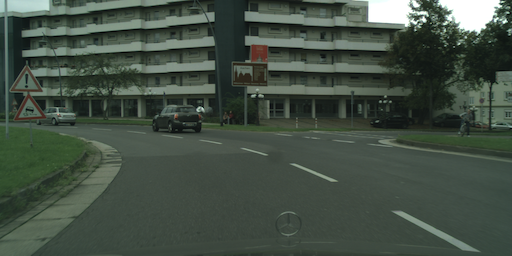
#> input picture Lectures/ext-figures/aachen_img.png, 512 x 256 px
$ jupyter execute --allow-errors 06-ShapeAnalysis.ipynb   (shell and % lines are left out)
#> lines starting #> are read from the running program, lines starting #| are printed output that depends on the picture; after the words box and inside, x2 and y2 are one past the last pixel; in counts of white or black regions, pixels touching at a corner belong together
# ETHZ: 227-0966-00L
# Quantitative Big Imaging
# March 29, 2018

## Shape Analysis

[cell 1]
import seaborn as sns
import matplotlib.pyplot as plt
plt.rcParams["figure.figsize"] = (8, 8)
plt.rcParams["figure.dpi"] = 150
plt.rcParams["font.size"] = 14
plt.rcParams['font.family'] = ['sans-serif']
plt.rcParams['font.sans-serif'] = ['DejaVu Sans']
plt.style.use('ggplot')
sns.set_style("whitegrid", {'axes.grid': False})

# Literature / Useful References

- Jean Claude, Morphometry with R
- [Online](http://link.springer.com/book/10.1007%2F978-0-387-77789-4) through ETHZ
- [Buy it](http://www.amazon.com/Morphometrics-R-Use-Julien-Claude/dp/038777789X)
- John C. Russ, “The Image Processing Handbook”,(Boca Raton, CRC Press)
- Available [online](http://dx.doi.org/10.1201/9780203881095) within domain ethz.ch (or proxy.ethz.ch / public VPN)
- Principal Component Analysis
 - Venables, W. N. and B. D. Ripley (2002). Modern Applied Statistics with S, Springer-Verlag
- Shape Tensors
 - http://www.cs.utah.edu/~gk/papers/vissym04/
 - Doube, M.,et al. (2010). BoneJ: Free and extensible bone image analysis in ImageJ. Bone, 47, 1076–9. doi:10.1016/j.bone.2010.08.023
 - Mader, K. , et al. (2013). A quantitative framework for the 3D characterization of the osteocyte lacunar system. Bone, 57(1), 142–154. doi:10.1016/j.bone.2013.06.026

 - Wilhelm Burger, Mark Burge. Principles of Digital Image Processing:
  Core Algorithms. Springer-Verlag, London, 2009.
 -  B. Jähne. Digital Image Processing. Springer-Verlag,
           Berlin-Heidelberg, 6. edition, 2005.
 -  T. H. Reiss. Recognizing Planar Objects Using Invariant Image
           Features, from Lecture notes in computer science, p. 676. Springer,
           Berlin, 1993.
 - http://en.wikipedia.org/wiki/Image_moment


# Previously on QBI ...

- Image Enhancment
 - Highlighting the contrast of interest in images
 - Minimizing Noise
- Segmentation
 - Understanding value histograms
 - Dealing with multi-valued data
- Automatic Methods
 - Hysteresis Method, K-Means Analysis
- Regions of Interest
 - Contouring
- Machine Learning

# Learning Objectives

## Motivation (Why and How?)
- How do we quantify where and how big our objects are?
- How can we say something about the shape?
- How can we compare objects of different sizes?
- How can we compare two images on the basis of the shape as calculated from the images?
- How can we put objects into an finite element simulation? or make pretty renderings?

# Outline

- Motivation (Why and How?)
- Object Characterization
- Volume
- Center and Extents
- Anisotropy

***

- Shape Tensor
- Principal Component Analysis
- Ellipsoid Representation
- Scale-free metrics
- Anisotropy, Oblateness
- Meshing
 - Marching Cubes
 - Isosurfaces
- Surface Area

# Motivation

We have dramatically simplified our data, but there is still too much.

- We perform an experiment bone to see how big the cells are inside the tissue
$$\downarrow$$

### 2560 x 2560 x 2160 x 32 bit
_56GB / sample_
- Filtering and Enhancement!
$$\downarrow$$
- 56GB of less noisy data

***

- __Segmentation__

$$\downarrow$$

### 2560 x 2560 x 2160 x 1 bit
(1.75GB / sample)

- Still an aweful lot of data

# What did we want in the first place

### _Single number_:
* volume fraction,
* cell count,
* average cell stretch,
* cell volume variability

# Component Labeling

Once we have a clearly segmented image, it is often helpful to identify the sub-components of this image. The easist method for identifying these subcomponents is called component labeling which again uses the neighborhood $\mathcal{N}$ as a criterion for connectivity, resulting in pixels which are touching being part of the same object.

In general, the approach works well since usually when different regions are touching, they are related. It runs into issues when you have multiple regions which agglomerate together, for example a continuous pore network (1 object) or a cluster of touching cells.

Here we show some examples from Cityscape Data taken in Aachen (https://raw.githubusercontent.com/NVIDIA/pix2pixHD)

[cell 2]
import matplotlib.pyplot as plt
import numpy as np
from skimage.io import imread

car_img = imread('ext-figures/aachen_img.png')
#> car_img is the input picture: shape (256, 512, 4); mean R, G, B, A 66.9, 79.2, 68.1, 255
seg_img = imread('ext-figures/aachen_label.png')[::4, ::4] == 26
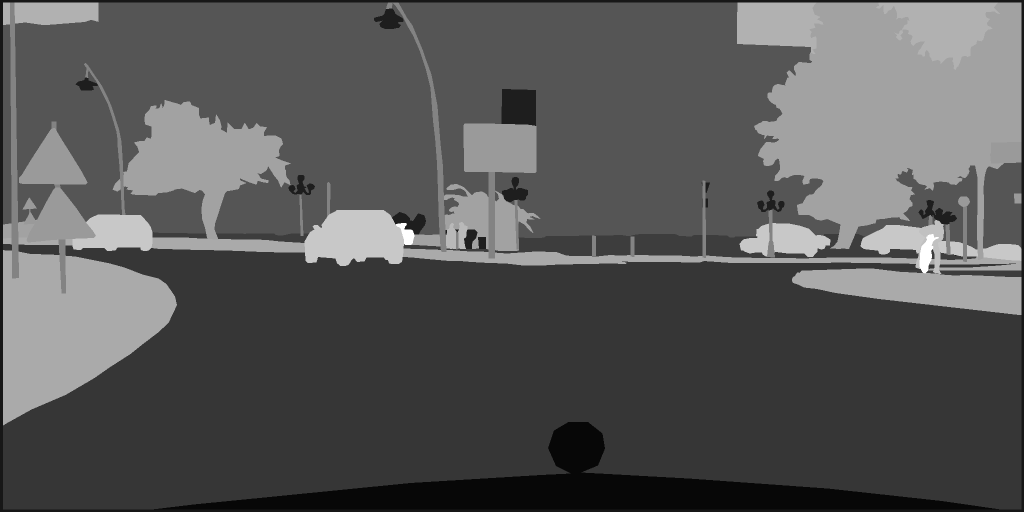
#> input picture Lectures/ext-figures/aachen_label.png, 2048 x 1024 px (shown at 1/2 size)
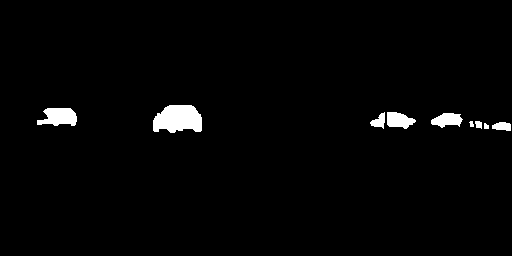
#> seg_img: shape (256, 512) bool; 2% white; 9 white regions, largest, box (x1, y1, x2, y2) and area: (153, 105, 202, 133) 1091, (37, 108, 77, 126) 535, (387, 112, 416, 129) 342
print('image dimensions', car_img.shape, seg_img.shape)
#| image dimensions (256, 512, 4) (256, 512)
fig, (ax1, ax2) = plt.subplots(1, 2, figsize=(20, 8))
ax1.imshow(car_img)
ax1.set_title('Input Image')

ax2.imshow(seg_img, cmap='bone')
ax2.set_title('Segmented Image');

The more general formulation of the problem is for networks (roads, computers, social). Are the points start and finish connected?

[cell 3]
from skimage.morphology import label
help(label)

[cell 4]
fig, (ax1, ax2) = plt.subplots(1, 2, figsize=(20, 8))
ax1.imshow(seg_img, cmap='bone')
ax1.set_title('Segmented Image')
lab_img = label(seg_img)
#> lab_img: shape (256, 512) int32; 10 distinct labels, from 0 to 9
ax2.imshow(lab_img, cmap=plt.cm.gist_earth)
ax2.set_title('Labeled Image')

[cell 5]
fig, (ax3) = plt.subplots(1, 1)
ax3.hist(lab_img.ravel())
ax3.set_title('Label Counts')
ax3.set_yscale('log')

# Component Labeling: Algorithm

We start off with all of the pixels in either foreground (1) or background (0)

[cell 6]
import matplotlib.pyplot as plt
import numpy as np
import seaborn as sns
from skimage.morphology import label
seg_img = np.eye(9, dtype=int)
seg_img[4, 4] = 0
seg_img += seg_img[::-1]
sns.heatmap(seg_img, annot=True, fmt="d")

Give each point in the image a unique label
- For each point $(x,y)\in\text{Foreground}$
 - Set value to $I_{x,y} = x+y*width+1$

[cell 7]
idx_img = np.zeros_like(seg_img)
for x in range(seg_img.shape[0]):
    for y in range(seg_img.shape[1]):
        if seg_img[x, y] > 0:
            idx_img[x, y] = x+y*seg_img.shape[0]+1
sns.heatmap(idx_img, annot=True,
            fmt="d", cmap='nipy_spectral')
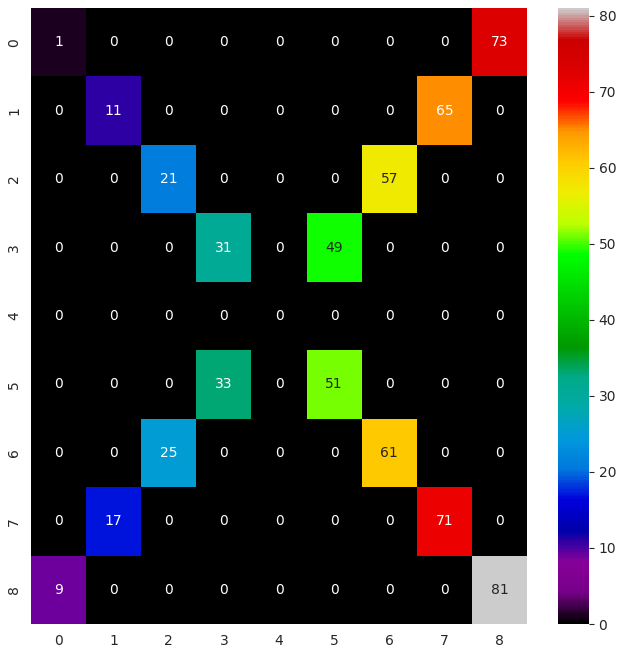
#> figure drawn by matplotlib, 2 panels

In a [brushfire](http://www.sciencedirect.com/science/article/pii/S0921889007000966)-style algorithm
- For each point $(x,y)\in\text{Foreground}$
    - For each point $(x^{\prime},y^{\prime})\in\mathcal{N}(x,y)$
    - if $(x^{\prime},y^{\prime})\in\text{Foreground}$
        - Set the label to $\min(I_{x,y}, I_{x^{\prime},y^{\prime}})$
- Repeat until no more labels have been changed

[cell 8]
fig, m_axs = plt.subplots(2, 2, figsize=(20, 20))
last_img = idx_img.copy()
img_list = [last_img]
for iteration, c_ax in enumerate(m_axs.flatten(), 1):
    cur_img = last_img.copy()

    for x in range(last_img.shape[0]):
        for y in range(last_img.shape[1]):
            if last_img[x, y] > 0:
                i_xy = last_img[x, y]
                for xp in [-1, 0, 1]:
                    if (x+xp < last_img.shape[0]) and (x+xp >= 0):
                        for yp in [-1, 0, 1]:
                            if (y+yp < last_img.shape[1]) and (y+yp >= 0):
                                i_xpyp = last_img[x+xp, y+yp]
                                if i_xpyp > 0:

                                    new_val = min(i_xy, i_xpyp, cur_img[x, y])
                                    if cur_img[x, y] != new_val:
                                        print((x, y), i_xy, 'vs', (x+xp,
                                                                   y+yp), i_xpyp, '->', new_val)
                                        cur_img[x, y] = new_val

    img_list += [cur_img]
    sns.heatmap(cur_img,
                annot=True,
                fmt="d",
                cmap='nipy_spectral',
                ax=c_ax)
    c_ax.set_title('Iteration #{}'.format(iteration))
    if (cur_img == last_img).all():
        print('Done')
        break
    else:
        print('Iteration', iteration,
              'Groups', len(np.unique(cur_img[cur_img > 0].ravel())),
              'Changes', np.sum(cur_img != last_img))
        last_img = cur_img
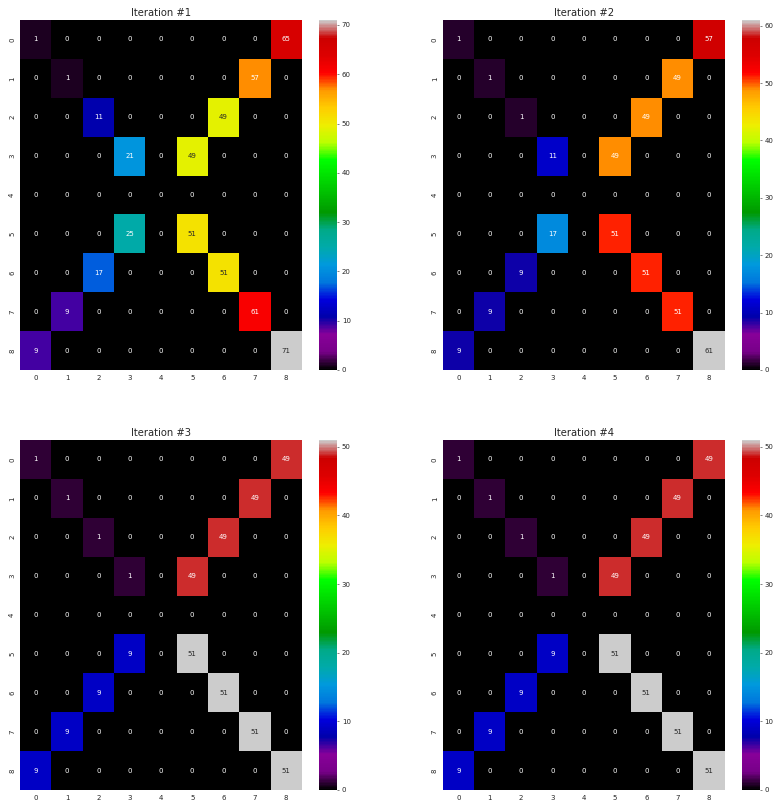
#> figure drawn by matplotlib, 8 panels

The image very quickly converges and after 4 iterations the task is complete. For larger more complicated images with thousands of components this task can take longer, but there exist much more efficient [algorithms](https://www.cs.princeton.edu/~rs/AlgsDS07/01UnionFind.pdf) for labeling components which alleviate this issue.

[cell 9]
from matplotlib.animation import FuncAnimation
from IPython.display import HTML
fig, c_ax = plt.subplots(1, 1, figsize=(5, 5), dpi=150)


# [12 lines left out: function update_frame, not called in this run]


# write animation frames
#> (the rest of this cell did not finish here and is left out)

# Bigger Images
How does the same algorithm apply to bigger images

[cell 10]
import matplotlib.pyplot as plt
import numpy as np
import seaborn as sns
from skimage.morphology import label
from skimage.io import imread
seg_img = (imread('ext-figures/aachen_label.png')
           [::4, ::4] == 26)[110:130:2, 370:420:3]
seg_img[9,1] = 1
_, (ax1, ax2) = plt.subplots(1, 2, figsize=(15, 7), dpi = 150)
sns.heatmap(seg_img, annot=True, fmt="d", ax=ax1, cmap='nipy_spectral', cbar=False)
idx_img = seg_img * np.arange(len(seg_img.ravel())).reshape(seg_img.shape)
sns.heatmap(idx_img, annot=True, fmt="d", ax=ax2, cmap='nipy_spectral', cbar=False);
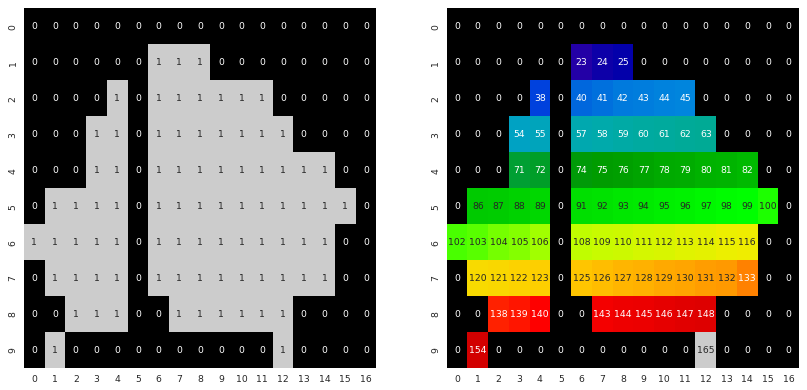
#> figure drawn by matplotlib, 2 panels

[cell 11]
last_img = idx_img.copy()
img_list = [last_img]
for iteration in range(99):
    cur_img = last_img.copy()
    for x in range(last_img.shape[0]):
        for y in range(last_img.shape[1]):
            if last_img[x, y] > 0:
                i_xy = last_img[x, y]
                for xp in [-1, 0, 1]:
                    if (x+xp < last_img.shape[0]) and (x+xp >= 0):
                        for yp in [-1, 0, 1]:
                            if (y+yp < last_img.shape[1]) and (y+yp >= 0):
                                i_xpyp = last_img[x+xp, y+yp]
                                if i_xpyp > 0:
                                    new_val = min(i_xy, i_xpyp, cur_img[x, y])
                                    if cur_img[x, y] != new_val:
                                        cur_img[x, y] = new_val

    img_list += [cur_img]
    if (cur_img == last_img).all():
        print('Done')
        break
    else:
        print('Iteration', iteration,
              'Groups', len(np.unique(cur_img[cur_img > 0].ravel())),
              'Changes', np.sum(cur_img != last_img))
        last_img = cur_img
#> this loop made 10 passes
#| Iteration 0 Groups 62 Changes 79
#| Iteration 1 Groups 46 Changes 74
#| Iteration 2 Groups 32 Changes 68
#| Iteration 3 Groups 22 Changes 59
#| Iteration 4 Groups 14 Changes 46
#> (further printed lines are left out)
#> after the loop, img_list = 11 items

[cell 12]
from matplotlib.animation import FuncAnimation
from IPython.display import HTML
fig, c_ax = plt.subplots(1, 1, figsize=(5, 5), dpi=150)


# [12 lines left out: function update_frame, not called in this run]


# write animation frames
#> (the rest of this cell did not finish here and is left out)

# Different Neighborhoods
We can expand beyond the 3x3 neighborhood to a 5x5 for example

[cell 13]
last_img = idx_img.copy()
img_list = [last_img]
for iteration in range(99):
    cur_img = last_img.copy()
    for x in range(last_img.shape[0]):
        for y in range(last_img.shape[1]):
            if last_img[x, y] > 0:
                i_xy = last_img[x, y]
                for xp in [-2, -1, 0, 1, 2]:
                    if (x+xp < last_img.shape[0]) and (x+xp >= 0):
                        for yp in [-2, -1, 0, 1, 2]:
                            if (y+yp < last_img.shape[1]) and (y+yp >= 0):
                                i_xpyp = last_img[x+xp, y+yp]
                                if i_xpyp > 0:
                                    new_val = min(i_xy, i_xpyp, cur_img[x, y])
                                    if cur_img[x, y] != new_val:
                                        cur_img[x, y] = new_val

    img_list += [cur_img]
    if (cur_img == last_img).all():
        print('Done')
        break
    else:
        print('Iteration', iteration,
              'Groups', len(np.unique(cur_img[cur_img > 0].ravel())),
              'Changes', np.sum(cur_img != last_img))
        last_img = cur_img
#> this loop made 6 passes
#| Iteration 0 Groups 49 Changes 81
#| Iteration 1 Groups 24 Changes 71
#| Iteration 2 Groups 8 Changes 51
#| Iteration 3 Groups 2 Changes 20
#| Iteration 4 Groups 1 Changes 1
#> after the loop, img_list = 7 items

fig, c_ax = plt.subplots(1, 1, figsize=(5, 5), dpi=150)


# [12 lines left out: function update_frame, not called in this run]


# write animation frames
#> (the rest of this cell did not finish here and is left out)

# Or a smaller kernel
By using a smaller kernel (in this case where $\sqrt{x^2+y^2}<=1$, we cause the number of iterations to fill to increase and prevent the last pixel from being grouped since it is only connected diagonally

|   |   |   |
|--:|--:|--:|
|  0|  1|  0|
|  1|  1|  1|
|  0|  1|  0|

[cell 14]
last_img = idx_img.copy()
img_list = [last_img]
for iteration in range(99):
    cur_img = last_img.copy()
    for x in range(last_img.shape[0]):
        for y in range(last_img.shape[1]):
            if last_img[x, y] > 0:
                i_xy = last_img[x, y]
                for xp in [-1, 0, 1]:
                    if (x+xp < last_img.shape[0]) and (x+xp >= 0):
                        for yp in [-1, 0, 1]:
                            if np.abs(xp)+np.abs(yp) <= 1:
                                if (y+yp < last_img.shape[1]) and (y+yp >= 0):
                                    i_xpyp = last_img[x+xp, y+yp]
                                    if i_xpyp > 0:
                                        new_val = min(
                                            i_xy, i_xpyp, cur_img[x, y])
                                        if cur_img[x, y] != new_val:
                                            cur_img[x, y] = new_val

    img_list += [cur_img]
    if (cur_img == last_img).all():
        print('Done')
        break
    else:
        print('Iteration', iteration,
              'Groups', len(np.unique(cur_img[cur_img > 0].ravel())),
              'Changes', np.sum(cur_img != last_img))
        last_img = cur_img
#> this loop made 15 passes
#| Iteration 0 Groups 68 Changes 76
#| Iteration 1 Groups 54 Changes 73
#| Iteration 2 Groups 42 Changes 67
#| Iteration 3 Groups 31 Changes 62
#| Iteration 4 Groups 21 Changes 57
#> (further printed lines are left out)
#> after the loop, img_list = 16 items

fig, c_ax = plt.subplots(1, 1, figsize=(6, 6), dpi=100)


# [12 lines left out: function update_frame, not called in this run]


# write animation frames
#> (the rest of this cell did not finish here and is left out)

# Component Labeling: Beyond

Now all the voxels which are connected have the same label. We can then perform simple metrics like

- counting the number of voxels in each label to estimate volume.
- looking at the change in volume during erosion or dilation to estimate surface area

### What we would like to to do

- Count the cells
- Say something about the cells
- Compare the cells in this image to another image
- But where do we start?

# COV: With a single object

$$ I_{id}(x,y) =
\begin{cases}
1, & L(x,y) = id \\
0, & \text{otherwise}
\end{cases}$$

[cell 15]
import matplotlib.pyplot as plt
import numpy as np
import seaborn as sns
from skimage.morphology import label
from skimage.io import imread
from IPython.display import Markdown
seg_img = imread('ext-figures/aachen_label.png') == 26
#> seg_img: shape (1024, 2048) bool; 2% white; 9 white regions, largest, box (x1, y1, x2, y2) and area: (609, 420, 808, 532) 17424, (145, 429, 305, 502) 8739, (1545, 446, 1661, 514) 5471
seg_img = seg_img[::4, ::4]
seg_img = seg_img[110:130:2, 370:420:3]
seg_img[9, 1] = 1
lab_img = label(seg_img)
_, (ax1) = plt.subplots(1, 1,
                        figsize=(7, 7),
                        dpi=150)
sns.heatmap(lab_img,
            annot=True,
            fmt="d", ax=ax1,
            cmap='nipy_spectral', cbar=False)
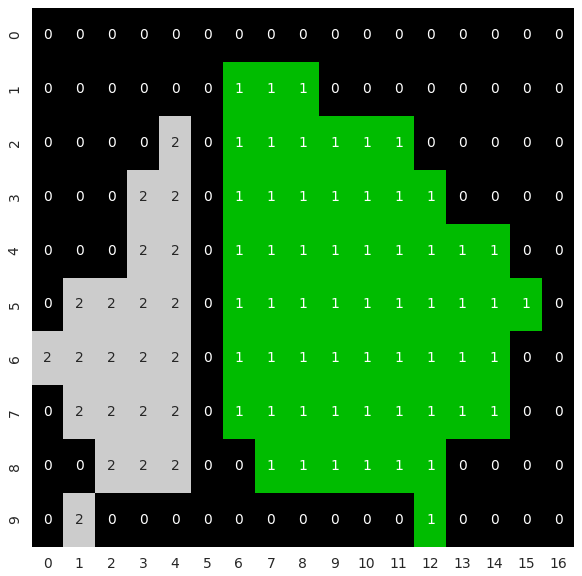
#> figure drawn by matplotlib, 1 panel

### Define a center
$$ \bar{x} = \frac{1}{N} \sum_{\vec{v}\in I_{id}} \vec{v}\cdot\vec{i} $$
$$ \bar{y} = \frac{1}{N} \sum_{\vec{v}\in I_{id}} \vec{v}\cdot\vec{j} $$
$$ \bar{z} = \frac{1}{N} \sum_{\vec{v}\in I_{id}} \vec{v}\cdot\vec{k} $$

[cell 16]
x_coord, y_coord = [], []
for x in range(seg_img.shape[0]):
    for y in range(seg_img.shape[1]):
        if seg_img[x, y] == 1:
            x_coord += [x]
            y_coord += [y]
print('x,y coordinates', list(zip(x_coord, y_coord)))
#> (printed output is left out)
Markdown('$\\bar{x} = %2.2f, \\bar{y} = %2.2f $' %
         (np.mean(x_coord), np.mean(y_coord)))

# COM: With a single object

If the gray values are kept (or other meaningful ones are used), this can be seen as a weighted center of volume or center of mass (using $I_{gy}$ to distinguish it from the labels)

### Define a center
$$ \Sigma I_{gy} = \frac{1}{N} \sum_{\vec{v}\in I_{id}} I_{gy}(\vec{v}) $$
$$ \bar{x} = \frac{1}{\Sigma I_{gy}} \sum_{\vec{v}\in I_{id}} (\vec{v}\cdot\vec{i}) I_{gy}(\vec{v}) $$
$$ \bar{y} = \frac{1}{\Sigma I_{gy}} \sum_{\vec{v}\in I_{id}} (\vec{v}\cdot\vec{j}) I_{gy}(\vec{v}) $$
$$ \bar{z} = \frac{1}{\Sigma I_{gy}} \sum_{\vec{v}\in I_{id}} (\vec{v}\cdot\vec{k}) I_{gy}(\vec{v}) $$

[cell 17]
import matplotlib.pyplot as plt
import numpy as np
import seaborn as sns
from IPython.display import Markdown, display


xx, yy = np.meshgrid(np.linspace(0, 10, 50),
                     np.linspace(0, 10, 50))
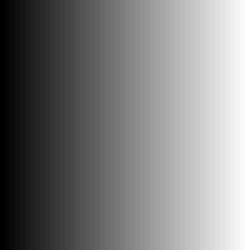
#> xx: shape (50, 50) float64 (shown 5 times larger); min 0, max 10, mean 5; drawn with min black and max white
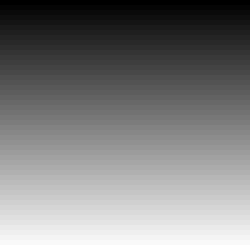
#> yy: shape (50, 50) float64 (shown 5 times larger); min 0, max 10, mean 5; drawn with min black and max white
gray_img = 100*(np.abs(xx*yy-7) + np.square(yy-4))+0.25
gray_img *= np.abs(xx-5) < 3
gray_img *= np.abs(yy-5) < 3
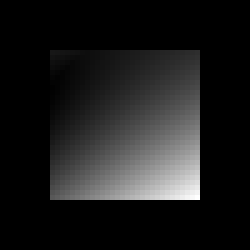
#> gray_img: shape (50, 50) float64 (shown 5 times larger); min 0, max 7202.6, mean 798.8; drawn with min black and max white
gray_img[gray_img > 0] += 5
seg_img = (gray_img > 0).astype(int)
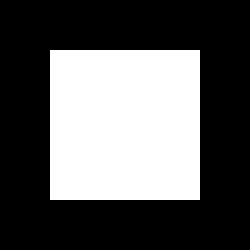
#> seg_img: shape (50, 50) int64 (shown 5 times larger); values 0 (black) and 1 (white), 36% white; 1 white region
_, (ax1, ax2) = plt.subplots(1, 2,
                             figsize=(14, 7),
                             dpi=150)

sns.heatmap(gray_img,
            ax=ax1,
            cmap='bone_r',
            cbar=True)
ax1.set_title('Intensity Image')

sns.heatmap(seg_img,
            ax=ax2,
            cmap='bone',
            cbar=False)
ax2.set_title('Segmented Image')
#> (the rest of the program and of its run is left out)
